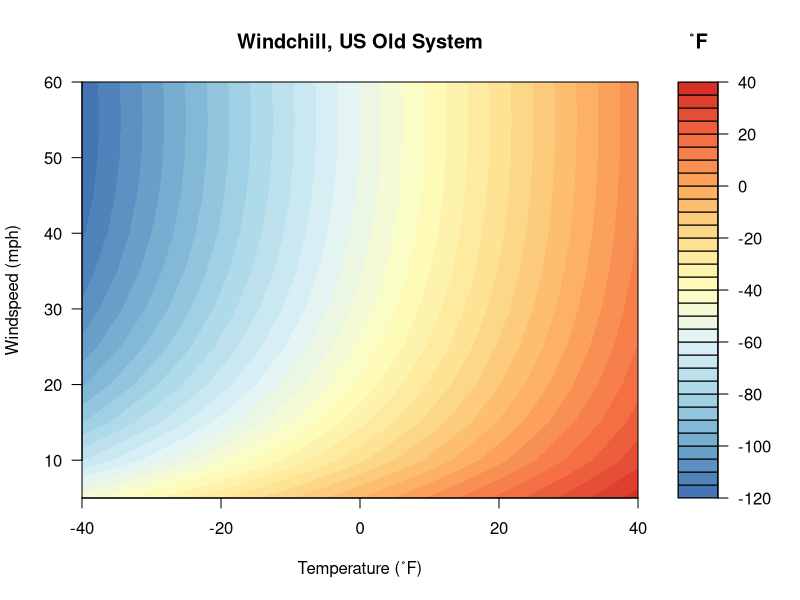
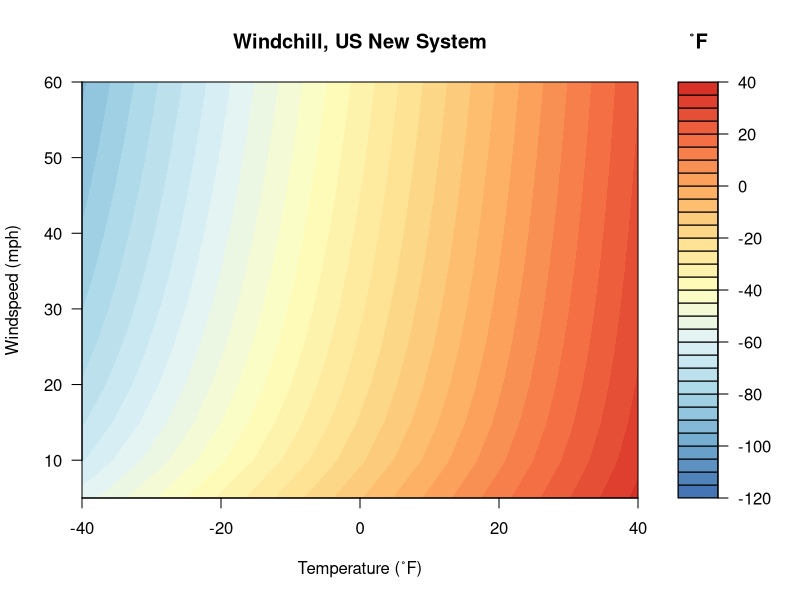
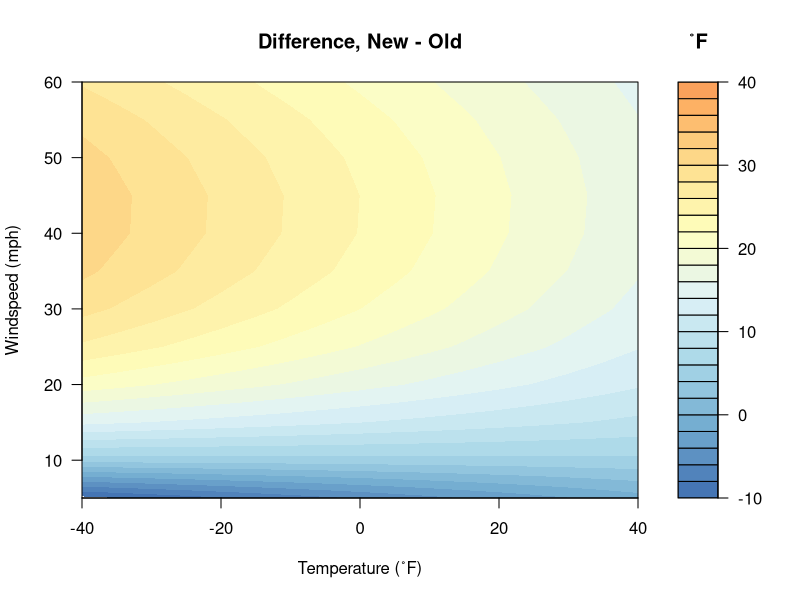

These charts were generated, in order, by the following R code:
# windchill.R

# Create a temperature (deg F) and wind velocity (mph) vectors
t <- 1:17*5 - 45 # -40 to +40 by 5
v <- t(1:12*5) # 5 to 60 by 5

# old system
# WC = 91.4 - (0.474677 - 0.020425*V + 0.303107*sqrt(V)))*(91.4 - T)
wco <- 91.4 - (91.4 - t)%*%(0.476477 - 0.020425*v + 0.303107*sqrt(v))

# new system
# WC = 35.74 + 0.6215T - 35.75V^0.16 + 0.4275T*(V^0.16) 
wcn <- 35.74 + 0.6215*replicate(12,t)+(0.4275*t-35.75)%*%(v^0.16)

# Visualize with filled contour plot
library("RColorBrewer")
c <- rev(colorRampPalette(brewer.pal(9, "RdYlBu"))(32))

# old system
filled.contour(t, v, wco, col=c, main="Windchill, US Old System", 
               nlevels=31, xlab="Temperature (˚F)", ylab="Windspeed (mph)",
               key.title=title("˚F"), key.axes=axis(4, seq(-120, 40, by=20)),
               zlim=c(-120,40))



# new system
filled.contour(t, v, wcn, col=c, main="Windchill, US New System", 
               nlevels=31, xlab="Temperature (˚F)", ylab="Windspeed (mph)",
               key.title=title("˚F"), key.axes=axis(4, seq(-120, 40, by=20)),
               zlim=c(-120,40))

# difference (delta)
filled.contour(t, v, wcn-wco, col=c, main="Difference, New - Old", 
               nlevels=31, xlab="Temperature (˚F)", ylab="Windspeed (mph)",
               key.title=title("˚F"), key.axes=axis(4, seq(-10, 40, by=10)),
               zlim=c(-10,40))
